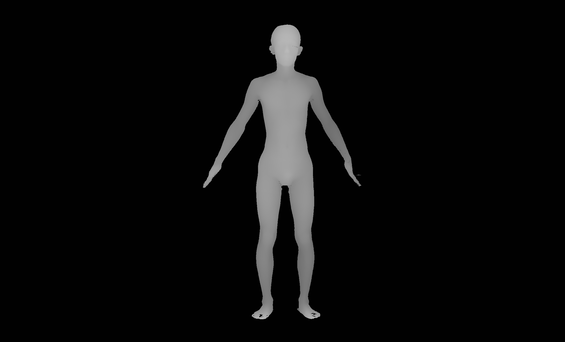
#> input picture test/정상/정면_남/DepthMap0.bmp, 565 x 342 px, found by its file name
$ python visualize_3d_pose.py
#> lines starting #> are read from the running program, lines starting #| are printed output that depends on the picture; after the words box and inside, x2 and y2 are one past the last pixel; in counts of white or black regions, pixels touching at a corner belong together
import numpy as np
import matplotlib.pyplot as plt
from mpl_toolkits.mplot3d import Axes3D
import cv2

def load_depth_map(file_path):
    # DepthMap 이미지를 로드하고 깊이 정보로 변환
    depth_map = cv2.imread(file_path, cv2.IMREAD_GRAYSCALE)
#> depth_map is the input picture: shape (342, 565); min 0, max 195, mean 10.9
    return depth_map

def create_3d_points(depth_map, view):
    height, width = depth_map.shape
    x, y = np.meshgrid(np.arange(width), np.arange(height))

    if view == "front":
        return x, y, depth_map
    elif view == "right":
        return depth_map, y, width - x
    elif view == "left":
        return -depth_map, y, x
    elif view == "back":
        return x, y, -depth_map

    return None

def visualize_3d_pose():
    # 각 뷰의 DepthMap 로드
    front_depth = load_depth_map(r"d:\기타\파일 자료\파일\프로젝트 PJ\AAAAAA2_3D_자세\test\정상\정면_남\DepthMap0.bmp")
    right_depth = load_depth_map(r"d:\기타\파일 자료\파일\프로젝트 PJ\AAAAAA2_3D_자세\test\정상\오른쪽_남\DepthMap0.bmp")
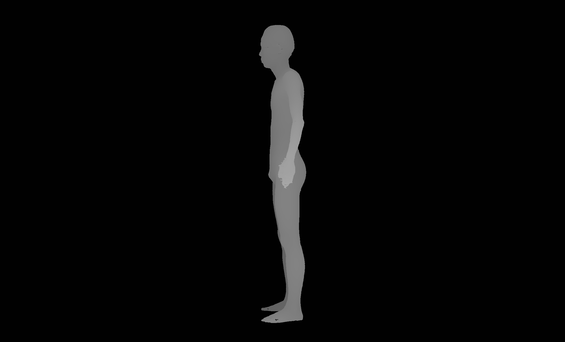
#> input picture test/정상/오른쪽_남/DepthMap0.bmp, 565 x 342 px, found by its file name
#> in load_depth_map, depth_map is the input picture: shape (342, 565); min 0, max 171, mean 6.3
    left_depth = load_depth_map(r"d:\기타\파일 자료\파일\프로젝트 PJ\AAAAAA2_3D_자세\test\정상\왼쪽_남\DepthMap0.bmp")
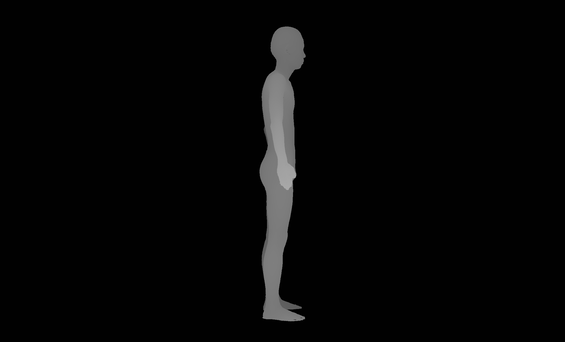
#> input picture test/정상/왼쪽_남/DepthMap0.bmp, 565 x 342 px, found by its file name
#> in load_depth_map, depth_map is the input picture: shape (342, 565); min 0, max 175, mean 5.9
    back_depth = load_depth_map(r"d:\기타\파일 자료\파일\프로젝트 PJ\AAAAAA2_3D_자세\test\정상\후면_남\DepthMap0.bmp")
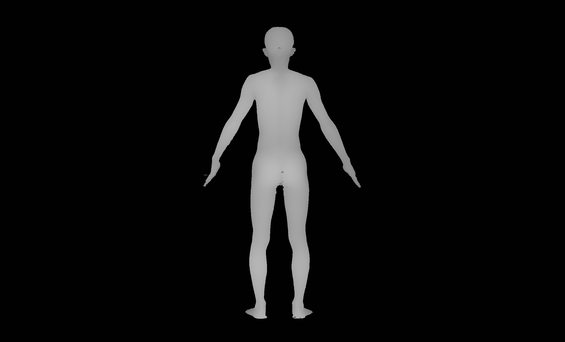
#> input picture test/정상/후면_남/DepthMap0.bmp, 565 x 342 px, found by its file name
#> in load_depth_map, depth_map is the input picture: shape (342, 565); min 0, max 189, mean 12.7

    # 3D 포인트 생성
    fig = plt.figure(figsize=(15, 15))
    ax = fig.add_subplot(111, projection='3d')

    # 각 뷰의 3D 포인트 시각화
    for depth_map, view, c in [(front_depth, "front", 'red'),
                              (right_depth, "right", 'blue'),
                              (left_depth, "left", 'green'),
                              (back_depth, "back", 'yellow')]:

        # 포인트 수를 줄이기 위해 다운샘플링
        step = 10
        x, y, z = create_3d_points(depth_map[::step, ::step], view)

        # 깊이값이 0인 점들은 제외
        mask = z > 0
        ax.scatter(x[mask], y[mask], z[mask], c=c, alpha=0.1, s=1)
#> this loop made 4 passes
#> (view, c) on passes 1 to 4: ('front', 'red'), ('right', 'blue'), ('left', 'green'), ('back', 'yellow')
#> pass 1, in visualize_3d_pose, `x, y, z = create_3d_points(depth_map[::step, ::step], view)`:
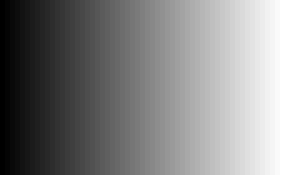
#> x: shape (35, 57) int64 (shown 5 times larger); min 0, max 56, mean 28; drawn with min black and max white
#> pass 1, in visualize_3d_pose, `x, y, z = create_3d_points(depth_map[::step, ::step], view)`:
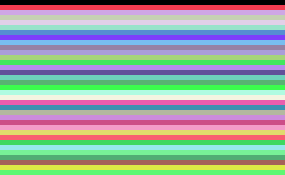
#> y: shape (35, 57) int64 (shown 5 times larger); 35 distinct labels, from 0 to 34; one colour per label, 0 black
#> pass 1, in visualize_3d_pose, `mask = z > 0`:
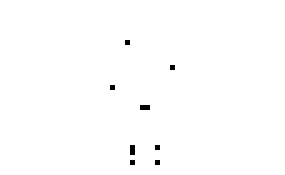
#> mask: shape (35, 57) bool (shown 5 times larger); 99.5% white; black in thin lines or dots, all inside (x1, y1, x2, y2) = (22, 8, 35, 33)

    ax.set_xlabel('X')
    ax.set_ylabel('Y')
    ax.set_zlabel('Z')

    plt.title('3D Pose Visualization')
    plt.show()
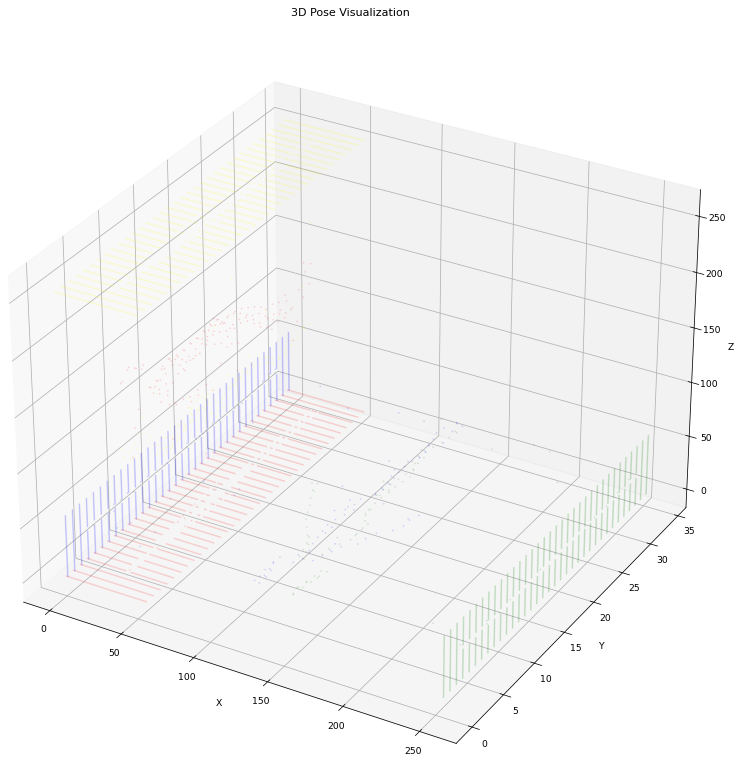
#> figure drawn by matplotlib, 1 panel

if __name__ == "__main__":
    visualize_3d_pose()
